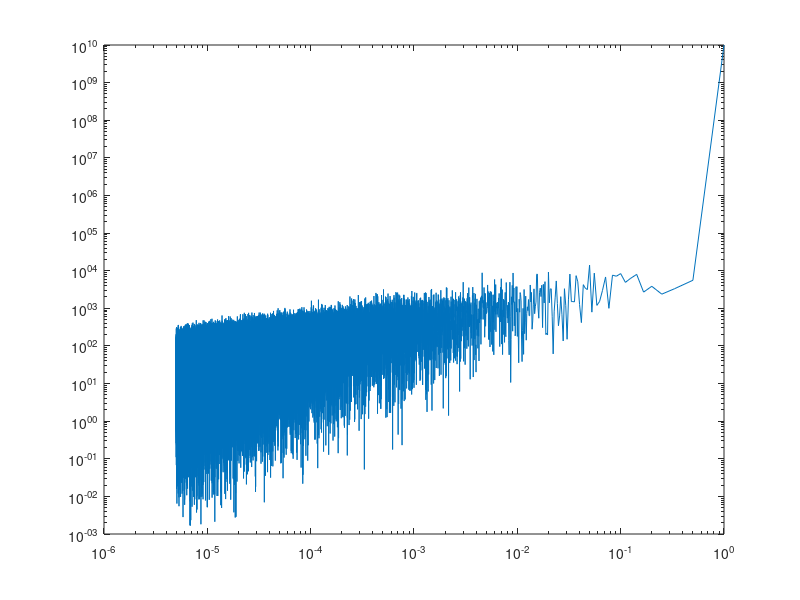
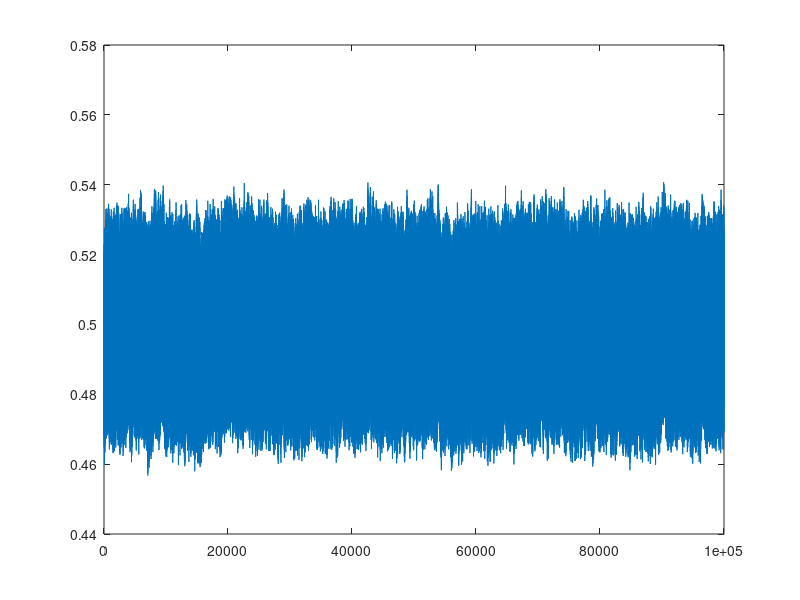

The MATLAB script that drew these images, in order: (Note: this script raises an error after producing the figures.)
%% create artificial data 

alpha = 0.25;
n = 100000;
white = rand(2*n+2,1);

freq = 1./(1:2*n+2)';
white_ps = fft(white);

%figure
%loglog(freq , abs(white_ps).^2)

alpha_ps = white_ps.*(1./(1:2*n+2)'.^alpha);

figure
loglog(freq , abs(alpha_ps).^2)

inverse_fourier = ifft(alpha_ps);
alpha_noise = abs(inverse_fourier(2:floor(end/2)));

figure
plot(alpha_noise)

pse = PSE_homemade(alpha_noise(1:10:end), true)
acf = ACF(alpha_noise(1:10:end), 1)

alpha_vals = (0:0.1:2)';
pse_vals = zeros(size(alpha_vals));
acf_vals = zeros(size(alpha_vals));

for i = 1:size(alpha_vals,1)
    alpha = alpha_vals(i);
    n = 10000;
    white = rand(2*n+2,1);
    freq = 1./(1:2*n+2)'; 
    white_ps = fft(white);
    alpha_ps = white_ps.*(1./(1:2*n+2)'.^alpha);
    inverse_fourier = ifft(alpha_ps);
    alpha_noise = abs(inverse_fourier(2:floor(end/2)));

    pse_vals(i) = -PSE_homemade(alpha_noise);
    acf_vals(i) = ACF(alpha_noise,1);
end

figure
plot(alpha_vals, pse_vals, alpha_vals,  acf_vals)
